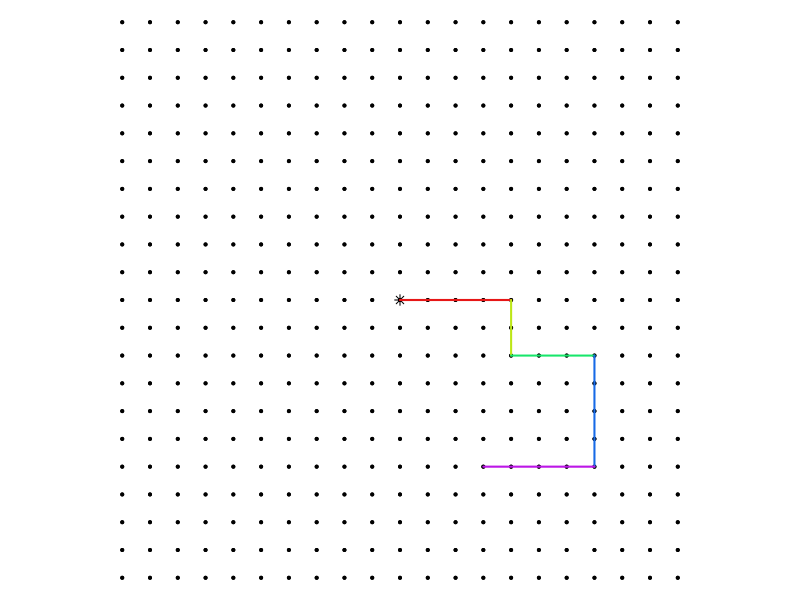

Write R code to recreate this figure.
## ---- chunk 1
# All 90-deg turns
# Expressed with right, up, left, down

n = 5


while(T){
    handles = character()
    x = sample(2:5,n,T)
    turns = sample(c(-1,1),n,T)
    st = cumsum(turns)
    # ths = c(0,pi/2,pi,3*pi/2)
    # dis = c("East","North","West","South")
    ths = c(pi/2,0,3*pi/2,pi)
    dis = c("North","East","South","West")
    j0 = sample(0:3,1)
    jj = (j0+st)%%4+1
    
    tt = ths[jj]
    dd = dis[jj]
    
    xx = c(0)
    yy = c(0)
    
    for(i in 1:n){
        xnew = xx[i]+x[i]*cos(tt[i])
        ynew = yy[i]+x[i]*sin(tt[i])
        xx = c(xx,xnew)
        yy = c(yy,ynew)
        if(dd[i] %in% c("East","West")){
            handles = c(handles,paste0("h",round(ynew)))
        } else {
            handles = c(handles,paste0("v",round(xnew)))
        }
    }
    if(max(abs(xx))<=10 && max(abs(yy))<=10 && length(unique(dd))>2 && length(unique(x))>1 && length(unique(handles))==length(handles)){break}
}


acho = dis
ache = 1:5

alo = paste0("* ",acho,collapse="\n")
ale = paste0("* ",ache,collapse="\n")

sols = character()
for(i in 1:n){
    solo = paste0(1*(dd[i]==acho),collapse="")
    sole = paste0(1*(x[i]==ache),collapse="")
    sols = c(sols,solo,sole)
}

## ---- chunk 2
par(mar=c(0,0,0,0),pty="s")
plot(0,0,"n",xlim=c(-10,10),ylim=c(-10,10),axes=F,ann=F)

for(i in -10:10){
    points(rep(i,21),-10:10,pch=20,cex=0.6)
    points(-10:10,rep(i,21),pch=20,cex=0.6)
}
points(0,0,pch=8,cex=1)

# lines(xx,yy,lwd=2,col="blue")
cols = hsv(seq(0,1,length.out=n+1),0.9,0.9)
for(i in 1:n){
    lines(c(xx[i],xx[i+1]),c(yy[i],yy[i+1]),col=cols[i],lwd=2)
}
## ---- chunk 3
for(i in 1:n){
    cat(paste0("* ##ANSWER",2*i-1,"## ##ANSWER",2*i,"##\n"))
}
## ---- chunk 4
for(i in 1:n){
    cat(alo)
    cat("\n")
    cat(ale)
    cat("\n")
}
